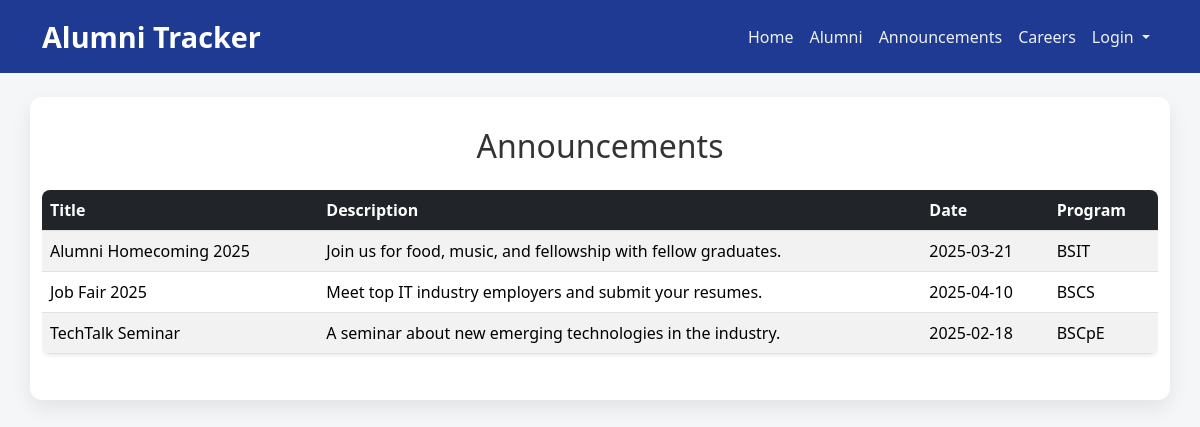
The page /announcements on the database its author committed.
### tables this page shows
CREATE TABLE events (
    event_id INTEGER PRIMARY KEY AUTOINCREMENT,
    event_title TEXT NOT NULL,
    event_description TEXT,
    event_date TEXT NOT NULL,
    program_id INTEGER,
    FOREIGN KEY (program_id) REFERENCES programs(program_id)
);

CREATE TABLE programs (
    program_id INTEGER PRIMARY KEY AUTOINCREMENT,
    program_name TEXT NOT NULL
);

### app.py (the view)
@app.route("/announcements")
def announcements():
    announcements_list = get_announcements()
    return render_template("announcements.html", announcements=announcements_list)

### app.py (called while the page is built)
def get_db_connection():
    conn = sqlite3.connect(DB_PATH)
    conn.row_factory = sqlite3.Row
    return conn

def get_announcements():
    conn = get_db_connection()
    announcements = conn.execute("""
        SELECT e.*, p.program_name
        FROM events e LEFT JOIN programs p
        ON e.program_id = p.program_id
    """).fetchall()
    conn.close()
    return announcements

### templates/announcements.html (shortened to what this page needs)
{% extends "base.html" %}
{% block content %}
<h2 class="mb-4">Announcements</h2>
<div class="table-responsive">
    <table class="table table-striped table-hover shadow-sm">
        <thead class="table-dark">
            <tr>
                <th>Title</th>
                <th>Description</th>
                <th>Date</th>
                <th>Program</th>
            </tr>
        </thead>
        <tbody>
            {% for announcement in announcements %}
            <tr>
                <td data-label="Title">{{ announcement['event_title'] }}</td>
                <td data-label="Description">{{ announcement['event_description'] }}</td>
                <td data-label="Date">{{ announcement['event_date'] }}</td>
                <td data-label="Program">{{ announcement['program_name'] or 'All' }}</td>
            </tr>
            {% endfor %}
        </tbody>
    </table>
</div>
{% endblock %}

### static/css/style.css (style rules this page uses)
body { font-family: 'Segoe UI', Tahoma, Geneva, Verdana, sans-serif; background-color: #f4f6f8; color: #333; margin: 0; padding: 0; }
table { width: 100%; border-collapse: collapse; margin-bottom: 20px; background-color: #ffffff; box-shadow: 0 4px 12px rgba(0,0,0,0.05); border-radius: 8px; overflow: hidden; }
th, td { padding: 12px 15px; text-align: left; border-bottom: 1px solid #e0e0e0; }
th { background-color: #1f3a93; color: #ffffff; font-weight: 600; }
tr:nth-child(even) { background-color: #f9f9f9; }
h1, h2, h3, p { text-align: center; }

### rows shown on the page
events: event_title "Alumni Homecoming 2025", event_description "Join us for food, music, and fellowship with fellow graduates.", event_date "2025-03-21", program_name "BSIT"
events: event_title "Job Fair 2025", event_description "Meet top IT industry employers and submit your resumes.", event_date "2025-04-10", program_name "BSCS"
events: event_title "TechTalk Seminar", event_description "A seminar about new emerging technologies in the industry.", event_date "2025-02-18", program_name "BSCpE"
